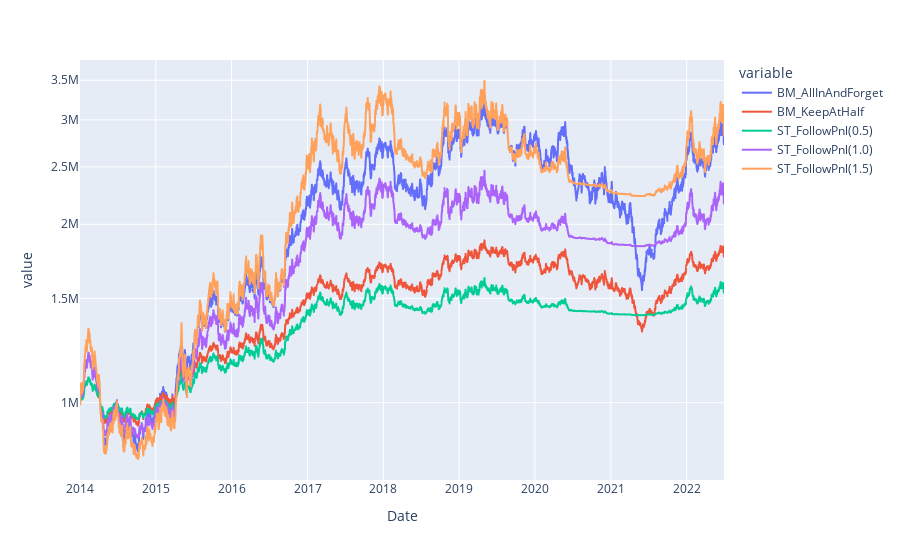

Write notebook code for a chart like this one.
### Markdown cell above
## Equity Curve

### Code cell
results.plot(log_y=True)

### Figure 1 — Plotly figure (JSON) as saved in the notebook; plotly's stock layout.template omitted (floating-point values rounded to 4 significant figures; data arrays with more than 128 entries replaced by an {"elided": "..."} marker saying what was removed)
{"data": [{"hovertemplate": "variable=BM_AllInAndForget<br>Date=%{x}<br>value=%{y}<extra></extra>", "legendgroup": "BM_AllInAndForget", "line": {"color": "#636efa", "dash": "solid"}, "marker": {"symbol": "circle"}, "mode": "lines", "name": "BM_AllInAndForget", "showlegend": true, "type": "scattergl", "x": {"elided": "3103 str values"}, "xaxis": "x", "y": {"elided": "3103 float values"}, "yaxis": "y"}, {"hovertemplate": "variable=BM_KeepAtHalf<br>Date=%{x}<br>value=%{y}<extra></extra>", "legendgroup": "BM_KeepAtHalf", "line": {"color": "#EF553B", "dash": "solid"}, "marker": {"symbol": "circle"}, "mode": "lines", "name": "BM_KeepAtHalf", "showlegend": true, "type": "scattergl", "x": {"elided": "3103 str values"}, "xaxis": "x", "y": {"elided": "3103 float values"}, "yaxis": "y"}, {"hovertemplate": "variable=ST_FollowPnl(0.5)<br>Date=%{x}<br>value=%{y}<extra></extra>", "legendgroup": "ST_FollowPnl(0.5)", "line": {"color": "#00cc96", "dash": "solid"}, "marker": {"symbol": "circle"}, "mode": "lines", "name": "ST_FollowPnl(0.5)", "showlegend": true, "type": "scattergl", "x": {"elided": "3103 str values"}, "xaxis": "x", "y": {"elided": "3103 float values"}, "yaxis": "y"}, {"hovertemplate": "variable=ST_FollowPnl(1.0)<br>Date=%{x}<br>value=%{y}<extra></extra>", "legendgroup": "ST_FollowPnl(1.0)", "line": {"color": "#ab63fa", "dash": "solid"}, "marker": {"symbol": "circle"}, "mode": "lines", "name": "ST_FollowPnl(1.0)", "showlegend": true, "type": "scattergl", "x": {"elided": "3103 str values"}, "xaxis": "x", "y": {"elided": "3103 float values"}, "yaxis": "y"}, {"hovertemplate": "variable=ST_FollowPnl(1.5)<br>Date=%{x}<br>value=%{y}<extra></extra>", "legendgroup": "ST_FollowPnl(1.5)", "line": {"color": "#FFA15A", "dash": "solid"}, "marker": {"symbol": "circle"}, "mode": "lines", "name": "ST_FollowPnl(1.5)", "showlegend": true, "type": "scattergl", "x": {"elided": "3103 str values"}, "xaxis": "x", "y": {"elided": "3103 float values"}, "yaxis": "y"}], "layout": {"legend": {"title": {"text": "variable"}, "tracegroupgap": 0}, "margin": {"t": 60}, "xaxis": {"anchor": "y", "domain": [0, 1], "title": {"text": "Date"}}, "yaxis": {"anchor": "x", "domain": [0, 1], "title": {"text": "value"}, "type": "log"}}}
